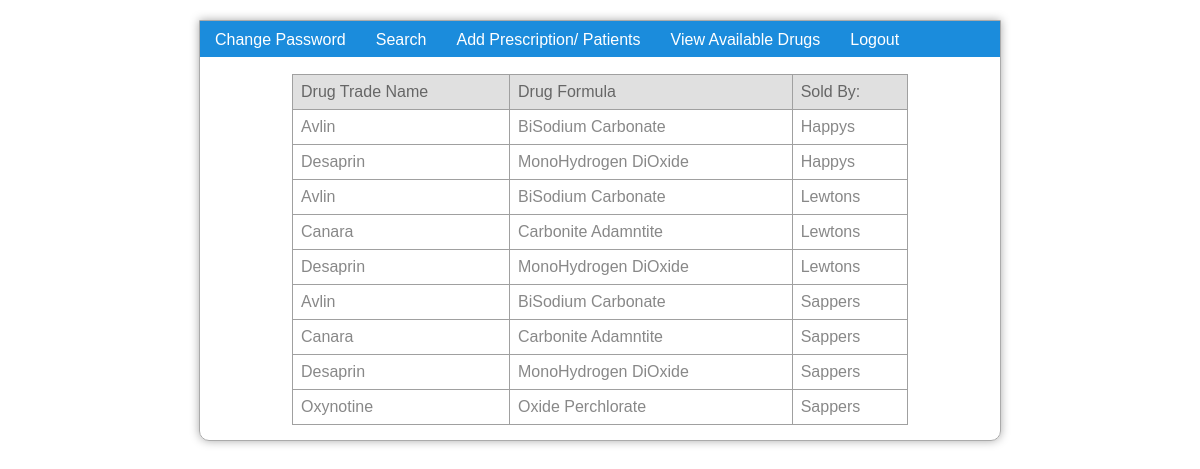
The app's page /php/drugs.php (signed in) with its own data.
### tables this page shows
CREATE TABLE `Drugs` (
  `TName` varchar(32) NOT NULL,
  `Formula` varchar(32) NOT NULL,
  PRIMARY KEY (`Formula`)
);

CREATE TABLE `Sells` (
  `Price` varchar(32) DEFAULT NULL,
  `PName` varchar(32) NOT NULL,
  `DTN` varchar(32) NOT NULL,
  PRIMARY KEY (`PName`,`DTN`)
);

### php/drugs.php (the view, shortened to what this page needs)
<?php
	include 'conn.php';
	if(empty($_SESSION['username']) || empty($_SESSION['password']))
		print("Access to database denied");
	else {
		$type = $_SESSION['type'];
		if($type == "doctor"){
					$sql = $mysqli -> prepare("SELECT distinct Drugs.TName, Drugs.Formula, Sells.PName FROM Drugs, Sells where Drugs.TName=Sells.DTN");
					$sql -> execute();
					$result = $sql -> get_result();
	      			print("<table><tr><th>Drug Trade Name</th><th>Drug Formula</th><th>Sold By:</th></tr>");
					while($row = $result -> fetch_object()) {
						echo '<tr>';
						echo '<td>'.$row -> TName.'</td>';
						echo '<td>'.$row -> Formula.'</td>';
						echo '<td>'.$row -> PName.'</td>';
						echo '</tr>';
					}
						print("</table>");
		}
	}
?>

### css/style.css (style rules this page uses)
#page { width: 800px; margin: 20px auto; border: solid 1px #aaa; border-bottom-left-radius: 10px; border-bottom-right-radius: 10px; -moz-box-shadow: 0 0 10px #aaa; -webkit-box-shadow: 0 0 10px #aaa; box-shadow: 0 0 10px #aaa; }
#nav ul { width: 800px; height: 36px; padding: 0; margin: 0; background: #1b8cdc; list-style-type: none; display: block; }
#nav li { float: left; padding: 10px 0px; margin: 0; }
#nav li a { text-decoration: none; color: white; font-size: 16px; font-family: "proxima-nova", sans-serif; padding: 10px 15px 8px 15px; }
#content { width: 770px; padding: 15px; margin: auto; overflow:hidden; height:auto }
table { font-family: "proxima-nova", sans-serif; font-size: 16px; width:80%; margin-left: 10%; margin-right: 10%; border-collapse: collapse; border-spacing: 0; }
th { background: #e0e0e0; color: #666; padding: 8px; text-align: left; border: 1px solid #a0a0a0; font-weight: normal; }
td { color: #888; padding: 8px; text-align: left; border: 1px solid #a0a0a0; }

### records on screen
drugs: TName "Avlin", Formula "BiSodium Carbonate", sells.PName "Happys", sells.PName "Lewtons", sells.PName "Sappers"
drugs: TName "Desaprin", Formula "MonoHydrogen DiOxide", sells.PName "Happys", sells.PName "Lewtons", sells.PName "Sappers"
drugs: TName "Canara", Formula "Carbonite Adamntite", sells.PName "Lewtons", sells.PName "Sappers"
drugs: TName "Oxynotine", Formula "Oxide Perchlorate", sells.PName "Sappers"
